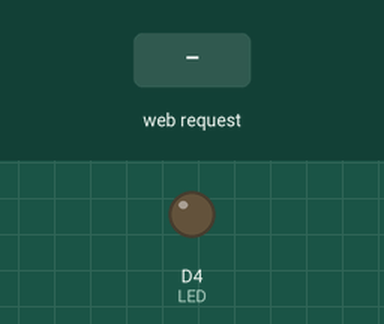
Recording of a sketch running on a simulated ESP8266 (NodeMCU). On the bench: output pins drawn as LEDs (lit = HIGH). The test bench sets the inputs (shaded band). WiFi joins after 1.5 s; servers stay silent unless stated; what the sketch prints to the serial monitor is not drawn.

Above: at 2.7 s.
2.8 s: HTTP request GET /ledoff received
At 4.0 s:
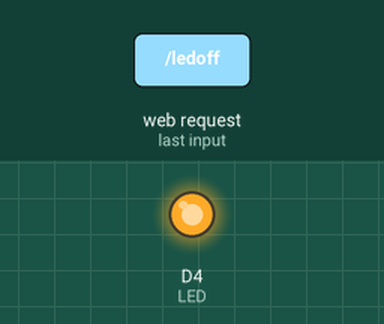
4.3 s: HTTP request GET /ledon received
At 5.2 s:
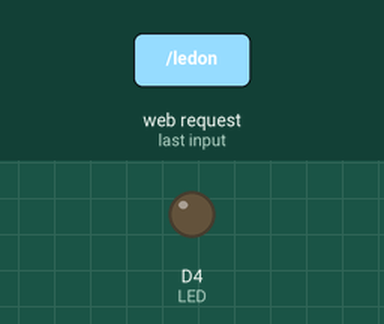
Timing chart, 0 to 7.3 s (numbered marks = the images above; inputs shaded):
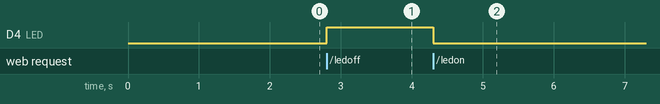

Measured:
- after the input at 2.8 s, D4 (LED): LOW → HIGH at once
- after the input at 4.3 s, D4 (LED): HIGH → LOW at once

The sketch:

client_server_terminal.ino
```cpp
#include <ESP8266WiFi.h>
#define LED D4

const String ssid = "Mahadi Hassan";
const String password = "mithun1st";
unsigned char status_led = 0;

int count=0;

WiFiServer server(80);

void setup() {
  Serial.begin(115200);
  pinMode(LED, OUTPUT);
  digitalWrite(LED, LOW);

  // Connect to WiFi network
  Serial.print("Connecting to ");
  Serial.println(ssid);

  WiFi.begin(ssid, password);

  Serial.print("wait ");
  while (WiFi.status() != WL_CONNECTED) {
    delay(500);
    Serial.print(". ");
  }
  Serial.println("");
  Serial.println("WiFi connected");

  // Start the server
  server.begin();
  Serial.println("Server started at...");
  Serial.println(WiFi.localIP());

}

void loop() {

  // Check if a client has connected
  WiFiClient client = server.available();
  if (!client) {
    return;
  }

  // Read the first line of the request
  String req = client.readStringUntil('\n');
  req = req.substring(5, req.length() - 10);
  Serial.println("\t\t>>" + req + "<");

  // Match the request
  if (req == "ledon") {
    status_led = 0;
    count++;
    digitalWrite(LED, LOW);
    Serial.println("LED OFF");
  }
  else if (req == "ledoff") {
    status_led = 1;
    count++;
    digitalWrite(LED, HIGH);
    Serial.println("LED ON");
  }

  // Return the response

  //----------------------------------
  client.println("<!DOCTYPE HTML>");
  client.println("<HTML>");
  client.println("<H1 style='color:blue;FONT-SIZE: 50px;'> LED CONTROL Develop By Mithun </H1>");
  client.println("<br />");

  if (status_led == 1)
    client.println("<H2> LED ON "+String(count)+"</H2>");
  else
    client.println("<H2> LED OFF "+String(count)+"</H2>");


  client.println("<a href=\"/ledon\"\"> <button style='FONT-SIZE: 50px; HEIGHT: 200px;WIDTH: 300px; 126px; Margin-right: 10px; TOP: 200px;'> LED ON </button> </a>");
  client.println("<a href=\"/ledoff\"\"> <button style='FONT-SIZE: 50px; HEIGHT: 200px; WIDTH: 300px; 126px; Margin-left: 100px; TOP: 200px;'> LED OFF </button> </a>");
  client.println("</html>");
  ////////----------

}
```
